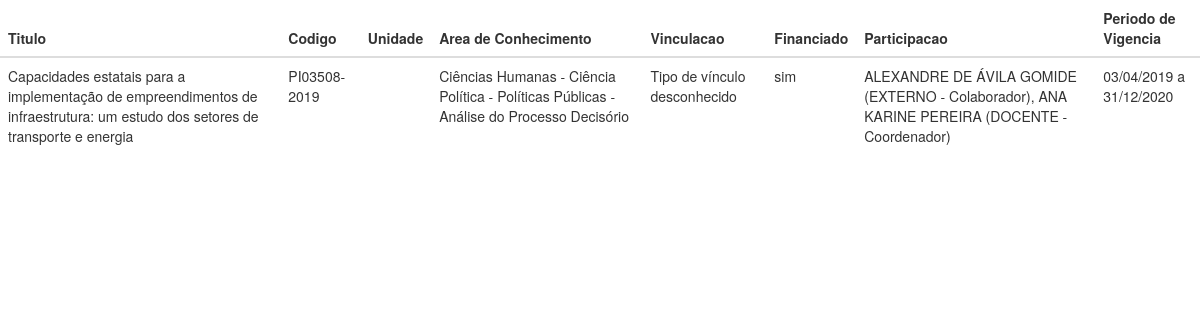
The app's page /project/1 with its own data.
### models.py (models this page shows)
class Pesquisa(db.Model):
    __tablename__ = "pesquisas"
    id = db.Column(db.Integer, primary_key=True)
    codigo = db.Column(db.String, nullable=False)
    unidade = db.Column(db.String, nullable=False)
    titulo = db.Column(db.String, nullable=False)
    area_de_conhecimento = db.Column(db.String, nullable=False)
    vinculacao = db.Column(db.String, nullable=False)
    financiada = db.Column(db.String, nullable=False)
    participacao = db.Column(db.String, nullable=False)
    periodo_de_vigencia = db.Column(db.String, nullable=False)

### application.py (the view)
@app.route('/project/<int:project_id>')
def project(project_id):
	project = Pesquisa.query.get(project_id)
	return render_template('project.html', project=project)

### templates/project.html (shortened to what this page needs)
<!DOCTYPE html>
<html>
  <head>
  <link rel="stylesheet" href="https://maxcdn.bootstrapcdn.com/bootstrap/3.4.0/css/bootstrap.min.css">
  <link rel="stylesheet" href="{{ url_for('static', filename='css/style.css') }}">
  </head>
  <body>
    <div class="table-responsive">
      <table class="table">
        <thead>
            <tr>
                <th scope="col">Titulo</th>
                <th scope="col">Codigo</th>
                <th scope="col">Unidade</th>
                <th scope="col">Area de Conhecimento</th>
                <th scope="col">Vinculacao</th>
                <th scope="col">Financiado</th>
                <th scope="col">Participacao</th>
                <th scope="col">Periodo de Vigencia</th>
            </tr>
        </thead>
        <tbody>
                <td> {{ project.titulo }} </td>
                <td> {{ project.codigo }} </td>
                <td> {{ project.unicdade }} </td>
                <td> {{ project.area_de_conhecimento }} </td>
                <td> {{ project.vinculacao }} </td>
                <td> {{ project.financiada }} </td>
                <td> {{ project.participacao }} </td>
                <td> {{ project.periodo_de_vigencia }} </td>
        </tbody>
  	</table>
 	 </div>
  </body>
</html>

### records on screen
Pesquisa: titulo "Capacidades estatais para a implementação de empreendimentos de infraestrutura: um estudo dos setores de transporte e energia", codigo "PI03508-2019", area_de_conhecimento "Ciências Humanas - Ciência Política - Políticas Públicas - Análise do Processo Decisório", vinculacao "Tipo de vínculo desconhecido", financiada "sim", participacao "ALEXANDRE DE ÁVILA GOMIDE (EXTERNO - Colaborador), ANA KARINE PEREIRA (DOCENTE - Coordenador)", periodo_de_vigencia "03/04/2019 a 31/12/2020"
